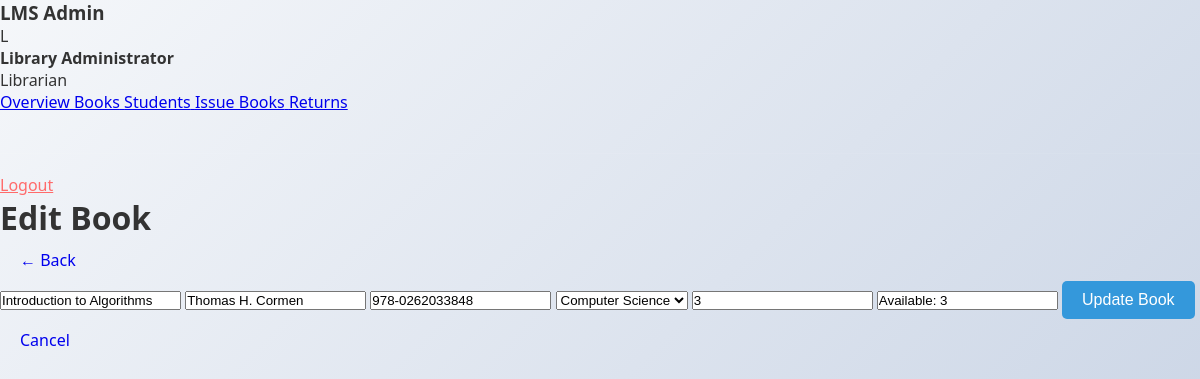
Screenshot of /admin/edit_book.php?id=1 (signed in) with the database file from the repository.
### tables this page shows
CREATE TABLE books (
    id INT AUTO_INCREMENT PRIMARY KEY,
    title VARCHAR(200) NOT NULL,
    author VARCHAR(100) NOT NULL,
    isbn VARCHAR(20) UNIQUE NOT NULL,
    category VARCHAR(50),
    description TEXT,
    total_copies INT DEFAULT 1,      
    available_copies INT DEFAULT 1,  
    added_date TIMESTAMP DEFAULT CURRENT_TIMESTAMP
);

### admin/edit_book.php (the view, shortened to what this page needs)
<?php
require_once '../config/db.php';
$id = (int)$_GET['id'];
$stmt = mysqli_prepare($conn, "SELECT * FROM books WHERE id=?");
mysqli_stmt_bind_param($stmt, "i", $id);
mysqli_stmt_execute($stmt);
$book = mysqli_fetch_assoc(mysqli_stmt_get_result($stmt));
?>
<!DOCTYPE html>
<html>
<head>
    <link rel="stylesheet" href="../assets/css/style.css">
</head>
<body>
<div class="admin-container">
<?php include '../includes/admin_sidebar.php'; ?>
<div class="main-content">
<h1>Edit Book</h1>
<a href="manage_book.php" class="btn">← Back</a>
<form method="POST">
    <input type="text" name="title" required value="<?= htmlspecialchars($book['title']) ?>">
    <input type="text" name="author" required value="<?= htmlspecialchars($book['author']) ?>">
    <input type="text" name="isbn" required value="<?= htmlspecialchars($book['isbn']) ?>">
    <select name="category">
        <?php
        $cats = ["Computer Science","Mathematics","Physics","Chemistry",
                 "Biology","Fiction","Non-Fiction","Other"];
        foreach ($cats as $c):
        ?>
            <option <?= $book['category']==$c?'selected':'' ?>><?= $c ?></option>
        <?php endforeach; ?>
    </select>
    <input type="number" name="total_copies" min="1"
           value="<?= $book['total_copies'] ?>" required>
    <input type="text" value="Available: <?= $book['available_copies'] ?>" readonly>
    <button class="btn btn-primary">Update Book</button>
    <a href="manage_book.php" class="btn">Cancel</a>
</form>
</div>
</div>
</body>
</html>

### assets/css/style.css (style rules this page uses)
* { margin: 0; padding: 0; box-sizing: border-box; }
body { font-family: 'Segoe UI', Tahoma, Geneva, Verdana, sans-serif; background: linear-gradient(135deg, #f5f7fa 0%, #c3cfe2 100%); min-height: 100vh; color: #333; }
.btn { display: inline-block; padding: 10px 20px; border: none; border-radius: 5px; cursor: pointer; font-size: 16px; font-weight: 500; transition: all 0.3s; text-decoration: none; text-align: center; }
.btn-primary { background: #3498db; color: white; }

### rows the page displays
books: title "Introduction to Algorithms", author "Thomas H. Cormen", isbn "978-0262033848", category "Computer Science", total_copies "3", available_copies "Available: 3"

### other values shown
substr($_SESSION['full_name'] ?? 'A', 0, 1) "L"
$_SESSION['full_name'] "Library Administrator"
